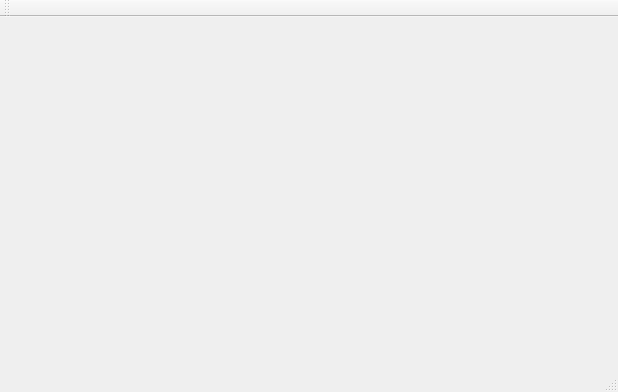
<?xml version="1.0" encoding="UTF-8"?>
<ui version="4.0">
 <class>MainWindow</class>
 <widget class="QMainWindow" name="MainWindow">
  <property name="geometry">
   <rect>
    <x>0</x>
    <y>0</y>
    <width>618</width>
    <height>392</height>
   </rect>
  </property>
  <property name="windowTitle">
   <string>MainWindow</string>
  </property>
  <widget class="QWidget" name="centralWidget"/>
  <widget class="QMenuBar" name="menuBar">
   <property name="geometry">
    <rect>
     <x>0</x>
     <y>0</y>
     <width>618</width>
     <height>23</height>
    </rect>
   </property>
  </widget>
  <widget class="QToolBar" name="mainToolBar">
   <attribute name="toolBarArea">
    <enum>TopToolBarArea</enum>
   </attribute>
   <attribute name="toolBarBreak">
    <bool>false</bool>
   </attribute>
  </widget>
  <widget class="QStatusBar" name="statusBar"/>
 </widget>
 <layoutdefault spacing="6" margin="11"/>
 <resources/>
 <connections/>
</ui>
